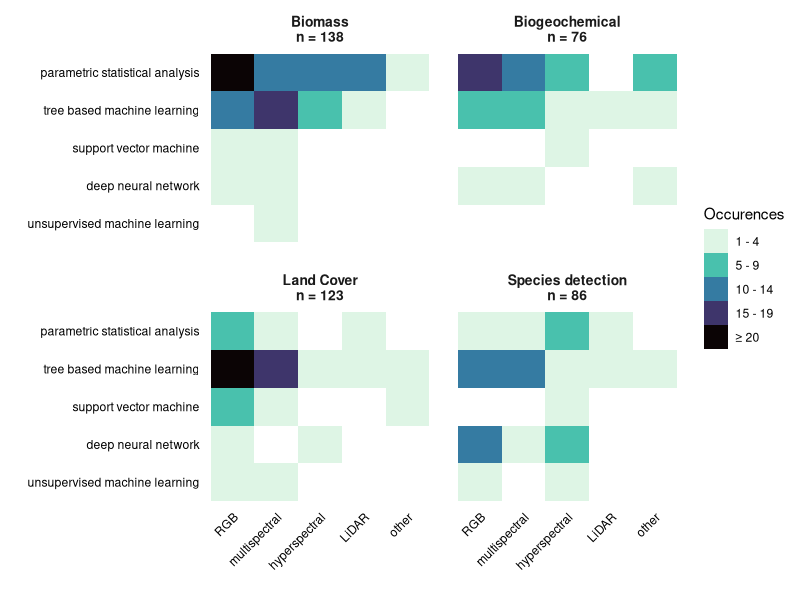

Write R code to recreate this figure.
### load packages

library(tidyverse)
library(ggplot2)
library(readxl)
library(RColorBrewer)
library(viridis)

################################################################################

### directly read the excel file and select rows for metadata (only once per DOI) and other data:
excel <- read_excel("data/data_extraction/data_extraction_final.xlsx", skip = 1, na = c("","NA"))
meta <- excel[,c(2:10,18:20,39:41)]
data <- excel[,c(2,11:17,21:37)]


### delete now empty rows to receive a "true" metadata table for our 272 articles
meta <- filter(meta, !(is.na(Title)))

### make variables into factors
str(meta)
meta[,c(2,6,8:14)] <- meta[,c(2,6,8:14)] |>
  mutate_if(sapply(meta[,c(2,6,8:14)], is.character), as.factor)


str(data)
data[,c(2:7,9:13,15:25)] <- data[,c(2:7,9:13,15:25)] |>
  mutate_if(sapply(data[,c(2:7,9:13,15:25)], is.character), as.factor)

table(data$algorithm_grouped)

################################################################################

### heatmaps of algorithm x sensor for all analysed traits (Biomass, land cover etc)

### we need following data:DOI, habitat quality, algorithm grouped and Sensor

combi <- data |>
  select(DOI, Sensor, Habitat_quality_grouped, algorithm_grouped) |>
  filter(!(is.na(algorithm_grouped) & is.na(Habitat_quality_grouped) & is.na(Sensor))) |> 
  group_by(DOI) |>                                      ### group articles by DOI 
  fill(algorithm_grouped,.direction = "down") |>        ### fill NAs by the variable that sits above 
  fill(Habitat_quality_grouped,.direction = "down") |>
  fill(Sensor, .direction = "down") |>
  ungroup()
           
table(combi$Sensor)

### combine custom / other sensor types
combi$Sensor <- case_when(
  combi$Sensor %in% c("hyperspectral", "hyperspectral (panchromatic)") ~ "hyperspectral",
  combi$Sensor == "multispectral" ~ "multispectral",
  combi$Sensor == "LiDAR" ~ "LiDAR",
  combi$Sensor == "RGB" ~ "RGB",
  combi$Sensor == "missing" ~ "missing",
  TRUE ~ "other"
)
table(combi$Sensor)

### define levels for algorithm and sensor
combi$Sensor <- factor(combi$Sensor,
                       levels = c("RGB", "multispectral", "hyperspectral", "LiDAR", "other", "missing"))



### combine algorithm types:

table(combi$algorithm_grouped)

### rename algorithms
combi$algorithm_grouped <- case_when(
  combi$algorithm_grouped %in% c("linear", "Non-linear") ~ "parametric statistical analysis",
  combi$algorithm_grouped == "tree" ~ "tree based machine learning",
  combi$algorithm_grouped == "svm" ~ "support vector machine",
  combi$algorithm_grouped %in% c("nn", "dlnn") ~ "deep neural network",
  combi$algorithm_grouped == "unsupervised" ~ "unsupervised machine learning",
  combi$algorithm_grouped == "missing" ~ "missing",
  TRUE ~ "other"
)

## sort factors for algorithms and habitat qualities
combi$algorithm_grouped <- factor(combi$algorithm_grouped,
                                  levels = c("missing","other",
                                             "unsupervised machine learning",
                                             "deep neural network",
                                             "support vector machine",
                                             "tree based machine learning",
                                             "parametric statistical analysis"))

combi$Habitat_quality_grouped <- factor(combi$Habitat_quality_grouped,
                                        levels = c("Biomass", "Biogeochemical", "Land Cover", "Species detection", "Other"))


table(combi$Sensor)
table(combi$algorithm_grouped)

######################################################

### create a new dataframe with observations counts for the use of algorithms per sensor
obs <- combi |>
  select(Habitat_quality_grouped, Sensor, algorithm_grouped) |>
  count(Sensor, algorithm_grouped, Habitat_quality_grouped) |>
  filter(Habitat_quality_grouped %in% c("Biogeochemical", "Biomass", "Land Cover", "Species detection"))  |>
  filter(Sensor %in% c("RGB", "multispectral", "hyperspectral", "LiDAR", "other")) |>
  filter(algorithm_grouped %in% c("deep neural network",
                                  "support vector machine",
                                  "unsupervised machine learning",
                                  "tree based machine learning",
                                  "parametric statistical analysis")) |>
  mutate(n = cut(n, breaks = c(1,5,10,15,20,50), right = F))

## rename number of obersations to prettier names
obs$n <- case_when(
  obs$n == "[1,5)" ~ "1 - 4",
  obs$n == "[5,10)" ~ "5 - 9",
  obs$n == "[10,15)" ~ "10 - 14",
  obs$n == "[15,20)" ~ "15 - 19",
  obs$n == "[20,50)" ~ "≥ 20",
  TRUE ~ "other"
)
obs
obs$n <- factor(obs$n,
                 levels = c("1 - 4","5 - 9","10 - 14","15 - 19","≥ 20"))

### define labels with number of observations for the habitat facets
table(combi$Habitat_quality_grouped)
habitats <- c(
  "Biomass" = "Biomass\nn = 138",
  "Biogeochemical" = "Biogeochemical\nn = 76",
  "Land Cover" = "Land Cover\nn = 123",
  "Species detection" = "Species detection\nn = 86"
)


### make a ggplot plot
ggplot(data = obs, aes(x = Sensor, y = algorithm_grouped, fill = n)) + 
  geom_tile() +
  facet_wrap(vars(Habitat_quality_grouped), 
             labeller = labeller(Habitat_quality_grouped = habitats))+
  # scale_fill_gradient(low = "#fef0d9", high = "#cb181d") + ### if gradient scale should be used
  scale_fill_viridis(discrete = T, option = "G", direction = -1) +
  labs(x = "", y = "", fill = "Occurences")+
  theme_minimal()+
  theme(axis.text.x = element_text(angle = 45, hjust = 1, color = "black"),
        axis.text.y = element_text(color = "black"),
        panel.grid.major = element_blank(),
        strip.text = element_text(size = 10,face = "bold"),
        panel.spacing = unit(1, "lines"))
        



#ggsave("figures/analysis.pdf", width = 16, height = 12, units = "cm")
